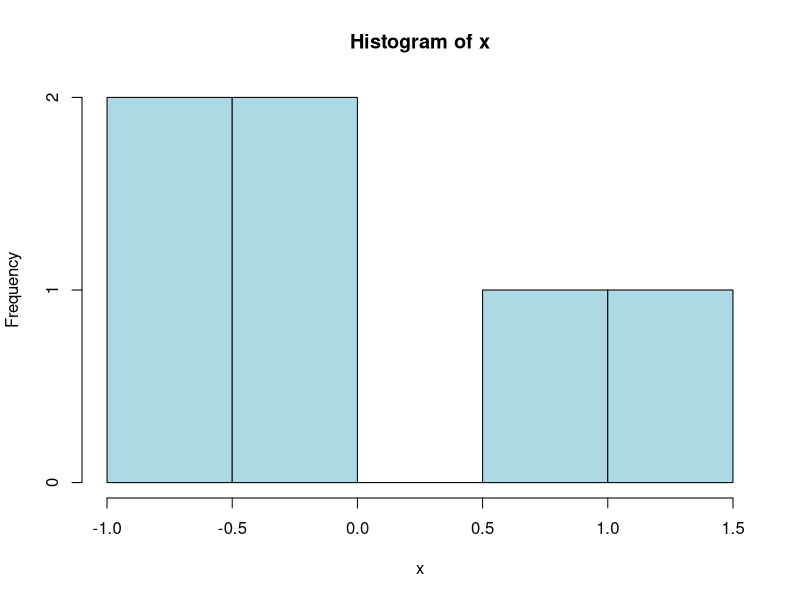

Reproduce this figure in R.
# x <- rnorm(6,0,1)
# jpeg(filename="test.jpg", width=500, height=500)
# hist(x, col="yellow")
# dev.off()


# my_rscript.R<font></font>

x <- rnorm(6,0,1)
png(filename="temp.jpg", width=500, height=500)
hist(x, col="lightblue")
dev.off()

# my_rscript.R

